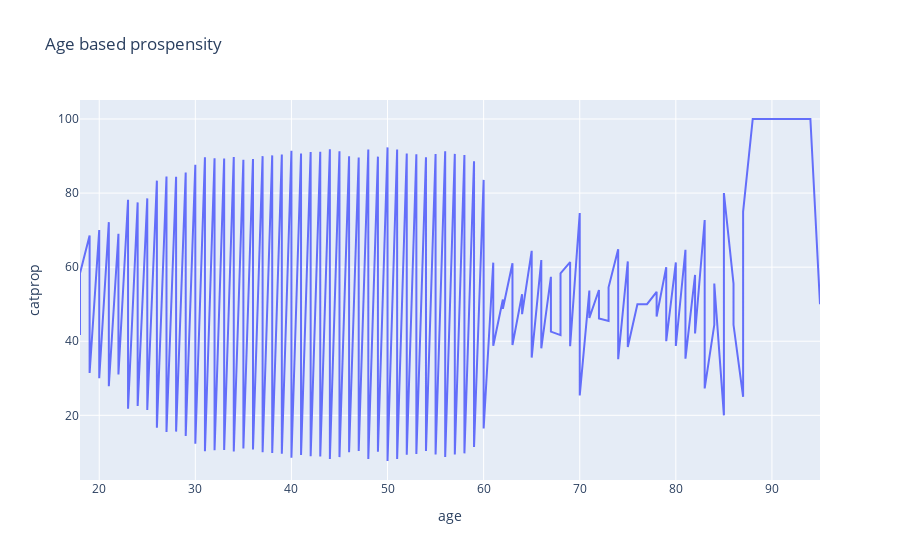

Notebook code for this chart:
### Code cell
import plotly.express as px


fig = px.line(agecomb, x="age", y="catprop", title='Age based prospensity')
fig.show()

### Figure 1 — Plotly figure (JSON) as saved in the notebook; plotly's stock layout.template omitted (floating-point values rounded to 4 significant figures; data arrays with more than 128 entries replaced by an {"elided": "..."} marker saying what was removed)
{"data": [{"hovertemplate": "age=%{x}<br>catprop=%{y}<extra></extra>", "legendgroup": "", "line": {"color": "#636efa", "dash": "solid"}, "mode": "lines", "name": "", "orientation": "v", "showlegend": false, "type": "scatter", "x": {"elided": "148 int values"}, "xaxis": "x", "y": {"elided": "148 float values"}, "yaxis": "y"}], "layout": {"legend": {"tracegroupgap": 0}, "title": {"text": "Age based prospensity"}, "xaxis": {"anchor": "y", "domain": [0, 1], "title": {"text": "age"}}, "yaxis": {"anchor": "x", "domain": [0, 1], "title": {"text": "catprop"}}}}
